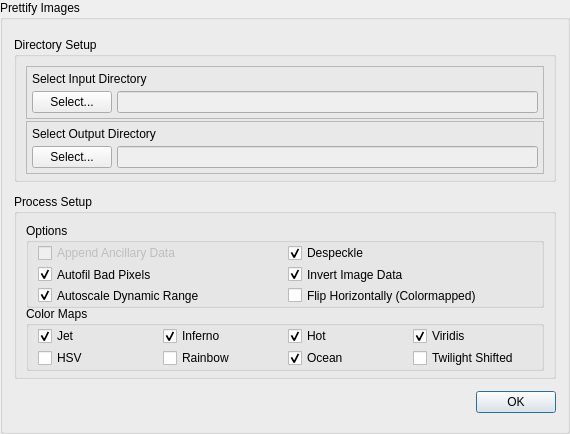
         <widget class="QGroupBox" name="groupBox">
          <property name="enabled">
           <bool>true</bool>
          </property>
          <property name="minimumSize">
           <size>
            <width>570</width>
            <height>434</height>
           </size>
          </property>
          <property name="maximumSize">
           <size>
            <width>570</width>
            <height>434</height>
           </size>
          </property>
          <property name="title">
           <string>Prettify Images</string>
          </property>
          <layout class="QVBoxLayout" name="verticalLayout">
           <item>
            <widget class="QGroupBox" name="groupBox_5">
             <property name="minimumSize">
              <size>
               <width>0</width>
               <height>145</height>
              </size>
             </property>
             <property name="maximumSize">
              <size>
               <width>16777215</width>
               <height>145</height>
              </size>
             </property>
             <property name="title">
              <string>Directory Setup</string>
             </property>
             <layout class="QVBoxLayout" name="verticalLayout_9">
              <item>
               <widget class="QFrame" name="frame_4">
                <property name="minimumSize">
                 <size>
                  <width>0</width>
                  <height>53</height>
                 </size>
                </property>
                <property name="maximumSize">
                 <size>
                  <width>16777215</width>
                  <height>53</height>
                 </size>
                </property>
                <property name="frameShape">
                 <enum>QFrame::StyledPanel</enum>
                </property>
                <property name="frameShadow">
                 <enum>QFrame::Raised</enum>
                </property>
                <layout class="QFormLayout" name="formLayout">
                 <property name="horizontalSpacing">
                  <number>5</number>
                 </property>
                 <property name="verticalSpacing">
                  <number>5</number>
                 </property>
                 <property name="leftMargin">
                  <number>5</number>
                 </property>
                 <property name="topMargin">
                  <number>5</number>
                 </property>
                 <property name="rightMargin">
                  <number>5</number>
                 </property>
                 <property name="bottomMargin">
                  <number>5</number>
                 </property>
                 <item row="0" column="0" colspan="2">
                  <widget class="QLabel" name="label_13">
                   <property name="text">
                    <string>Select Input Directory</string>
                   </property>
                  </widget>
                 </item>
                 <item row="1" column="0">
                  <widget class="QPushButton" name="selectPrettifyInputDirButton">
                   <property name="text">
                    <string>Select...</string>
                   </property>
                  </widget>
                 </item>
                 <item row="1" column="1">
                  <widget class="QLineEdit" name="prettifyInputDirPath">
                   <property name="enabled">
                    <bool>false</bool>
                   </property>
                  </widget>
                 </item>
                </layout>
               </widget>
              </item>
              <item>
               <widget class="QFrame" name="frame_5">
                <property name="minimumSize">
                 <size>
                  <width>0</width>
                  <height>53</height>
                 </size>
                </property>
                <property name="maximumSize">
                 <size>
                  <width>16777215</width>
                  <height>53</height>
                 </size>
                </property>
                <property name="frameShape">
                 <enum>QFrame::StyledPanel</enum>
                </property>
                <property name="frameShadow">
                 <enum>QFrame::Raised</enum>
                </property>
                <layout class="QFormLayout" name="formLayout_2">
                 <property name="horizontalSpacing">
                  <number>5</number>
                 </property>
                 <property name="verticalSpacing">
                  <number>5</number>
                 </property>
                 <property name="leftMargin">
                  <number>5</number>
                 </property>
                 <property name="topMargin">
                  <number>5</number>
                 </property>
                 <property name="rightMargin">
                  <number>5</number>
                 </property>
                 <property name="bottomMargin">
                  <number>5</number>
                 </property>
                 <item row="0" column="0" colspan="2">
                  <widget class="QLabel" name="label_14">
                   <property name="text">
                    <string>Select Output Directory</string>
                   </property>
                  </widget>
                 </item>
                 <item row="1" column="0">
                  <widget class="QPushButton" name="selectPrettifyOutputDirButton">
                   <property name="text">
                    <string>Select...</string>
                   </property>
                  </widget>
                 </item>
                 <item row="1" column="1">
                  <widget class="QLineEdit" name="prettifyOutputDirPath">
                   <property name="enabled">
                    <bool>false</bool>
                   </property>
                  </widget>
                 </item>
                </layout>
               </widget>
              </item>
             </layout>
            </widget>
           </item>
           <item>
            <widget class="QGroupBox" name="groupBox_6">
             <property name="minimumSize">
              <size>
               <width>0</width>
               <height>185</height>
              </size>
             </property>
             <property name="maximumSize">
              <size>
               <width>16777215</width>
               <height>185</height>
              </size>
             </property>
             <property name="title">
              <string>Process Setup</string>
             </property>
             <layout class="QVBoxLayout" name="verticalLayout_10">
              <item>
               <widget class="QGroupBox" name="groupBox_7">
                <property name="minimumSize">
                 <size>
                  <width>0</width>
                  <height>85</height>
                 </size>
                </property>
                <property name="maximumSize">
                 <size>
                  <width>16777215</width>
                  <height>85</height>
                 </size>
                </property>
                <property name="title">
                 <string>Options</string>
                </property>
                <layout class="QGridLayout" name="gridLayout_8">
                 <property name="topMargin">
                  <number>0</number>
                 </property>
                 <property name="bottomMargin">
                  <number>0</number>
                 </property>
                 <property name="verticalSpacing">
                  <number>2</number>
                 </property>
                 <item row="1" column="0">
                  <widget class="QCheckBox" name="checkBoxAutofillBadPixels">
                   <property name="text">
                    <string>Autofil Bad Pixels</string>
                   </property>
                   <property name="checked">
                    <bool>true</bool>
                   </property>
                  </widget>
                 </item>
                 <item row="0" column="0">
                  <widget class="QCheckBox" name="checkBoxAppendAncillaryData">
                   <property name="enabled">
                    <bool>false</bool>
                   </property>
                   <property name="text">
                    <string>Append Ancillary Data</string>
                   </property>
                  </widget>
                 </item>
                 <item row="2" column="0">
                  <widget class="QCheckBox" name="checkBoxAutoscaleDynamicRange">
                   <property name="text">
                    <string>Autoscale Dynamic Range</string>
                   </property>
                   <property name="checked">
                    <bool>true</bool>
                   </property>
                  </widget>
                 </item>
                 <item row="0" column="1">
                  <widget class="QCheckBox" name="checkBoxDespeckle">
                   <property name="text">
                    <string>Despeckle</string>
                   </property>
                   <property name="checked">
                    <bool>true</bool>
                   </property>
                  </widget>
                 </item>
                 <item row="1" column="1">
                  <widget class="QCheckBox" name="checkBoxInvertImageData">
                   <property name="text">
                    <string>Invert Image Data</string>
                   </property>
                   <property name="checked">
                    <bool>true</bool>
                   </property>
                  </widget>
                 </item>
                 <item row="2" column="1">
                  <widget class="QCheckBox" name="checkBoxFlipHorizontal">
                   <property name="text">
                    <string>Flip Horizontally (Colormapped)</string>
                   </property>
                  </widget>
                 </item>
                </layout>
               </widget>
              </item>
              <item>
               <widget class="QGroupBox" name="groupBox_8">
                <property name="minimumSize">
                 <size>
                  <width>0</width>
                  <height>65</height>
                 </size>
                </property>
                <property name="maximumSize">
                 <size>
                  <width>16777215</width>
                  <height>56</height>
                 </size>
                </property>
                <property name="title">
                 <string>Color Maps</string>
                </property>
                <layout class="QGridLayout" name="gridLayout_9">
                 <property name="topMargin">
                  <number>0</number>
                 </property>
                 <property name="bottomMargin">
                  <number>0</number>
                 </property>
                 <property name="verticalSpacing">
                  <number>2</number>
                 </property>
                 <item row="1" column="1">
                  <widget class="QCheckBox" name="checkBoxRainbow">
                   <property name="text">
                    <string>Rainbow</string>
                   </property>
                  </widget>
                 </item>
                 <item row="0" column="2">
                  <widget class="QCheckBox" name="checkBoxHot">
                   <property name="text">
                    <string>Hot</string>
                   </property>
                   <property name="checked">
                    <bool>true</bool>
                   </property>
                  </widget>
                 </item>
                 <item row="0" column="0">
                  <widget class="QCheckBox" name="checkBoxColormapJet">
                   <property name="text">
                    <string>Jet</string>
                   </property>
                   <property name="checked">
                    <bool>true</bool>
                   </property>
                  </widget>
                 </item>
                 <item row="0" column="1">
                  <widget class="QCheckBox" name="checkBoxInferno">
                   <property name="text">
                    <string>Inferno</string>
                   </property>
                   <property name="checked">
                    <bool>true</bool>
                   </property>
                  </widget>
                 </item>
                 <item row="0" column="3">
                  <widget class="QCheckBox" name="checkBoxViridis">
                   <property name="text">
                    <string>Viridis</string>
                   </property>
                   <property name="checked">
                    <bool>true</bool>
                   </property>
                  </widget>
                 </item>
                 <item row="1" column="0">
                  <widget class="QCheckBox" name="checkBoxHSV">
                   <property name="text">
                    <string>HSV</string>
                   </property>
                  </widget>
                 </item>
                 <item row="1" column="2">
                  <widget class="QCheckBox" name="checkBoxOcean">
                   <property name="text">
                    <string>Ocean</string>
                   </property>
                   <property name="checked">
                    <bool>true</bool>
                   </property>
                  </widget>
                 </item>
                 <item row="1" column="3">
                  <widget class="QCheckBox" name="checkBoxTwilightShifted">
                   <property name="text">
                    <string>Twilight Shifted</string>
                   </property>
                   <property name="checked">
                    <bool>false</bool>
                   </property>
                  </widget>
                 </item>
                </layout>
               </widget>
              </item>
             </layout>
            </widget>
           </item>
           <item>
            <widget class="QDialogButtonBox" name="prettifyButtonBox">
             <property name="standardButtons">
              <set>QDialogButtonBox::Ok</set>
             </property>
            </widget>
           </item>
          </layout>
         </widget>
